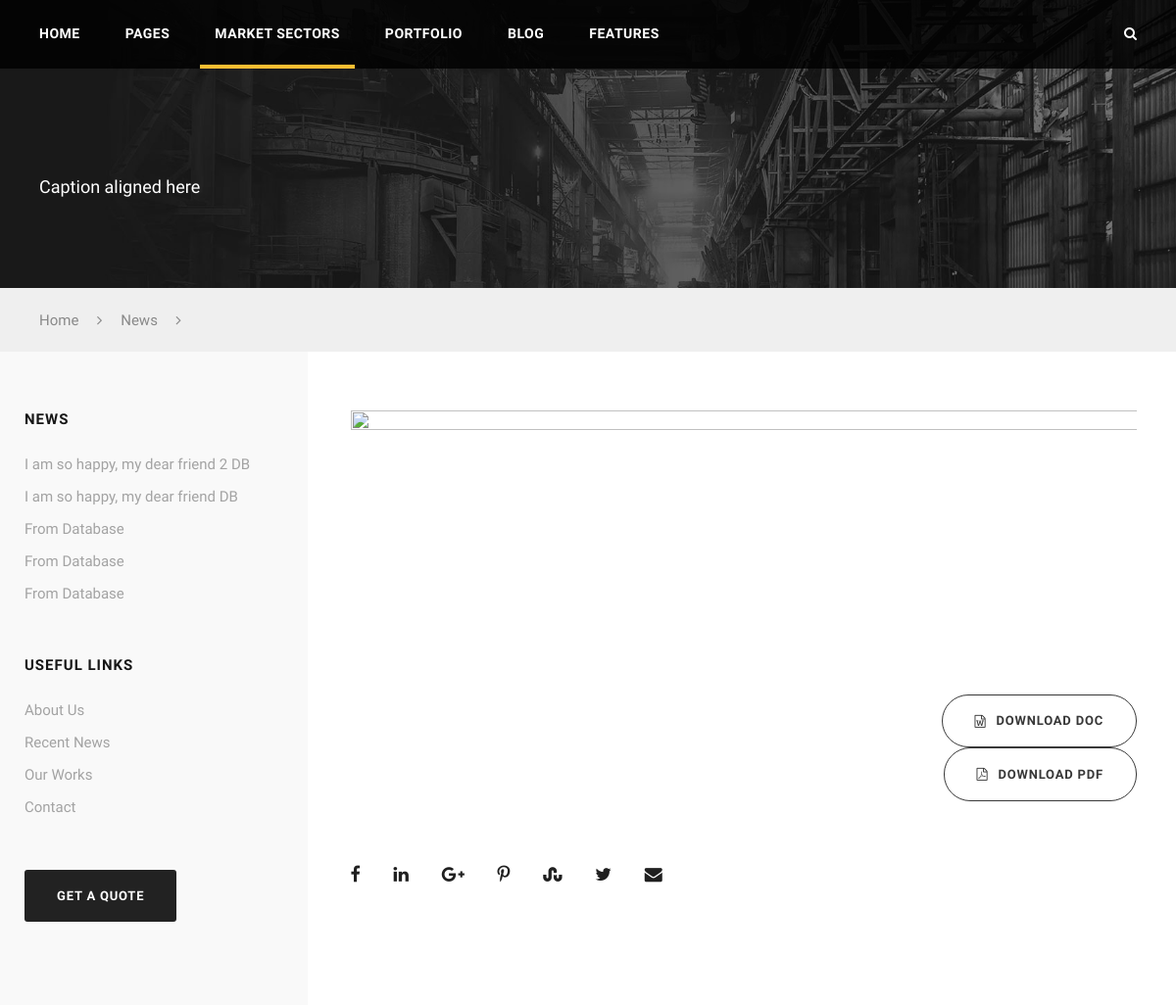
Page /news.php on the committed database.
### tables this page shows
CREATE TABLE `top_f_kotak_kiri_news` (
  `id` int(11) NOT NULL,
  `judul` varchar(500) NOT NULL,
  `isi` varchar(10000) NOT NULL,
  `tempat` varchar(80) NOT NULL,
  `tanggal` date NOT NULL,
  `pengarang` varchar(100) NOT NULL,
  `link` varchar(300) NOT NULL,
  `image_path` varchar(500) NOT NULL
);

### news.php (the view, shortened to what this page needs)
<?php
	include "connection.php";
	$id = $_GET["id"];
	$sql = mysqli_query($connection,"SELECT * FROM top_f_kotak_kiri_news")or die("gagal akses database");
	$Count = mysqli_num_rows($sql);
	$top_f_news = array();
	for($i = 0 ; $i < $Count ; $i++)
	{
		$top_f_news[$i] = new top_f_news();
	}
	if ($Count > 0) {
		$i = 0 ;
		while($row = mysqli_fetch_array($sql)){
			$top_f_news[$i]->id = $row["id"];
			$top_f_news[$i]->isi_berita = $row["isi"];
			$top_f_news[$i]->judul = $row["judul"];
			$top_f_news[$i]->link = $row["link"];
			$top_f_news[$i]->tempat = $row["tempat"];
			$top_f_news[$i]->tanggal =  strftime("%b %d %Y", strtotime($row["tanggal"]));
			$top_f_news[$i]->pengarang = $row["pengarang"];
			$top_f_news[$i]->image_path = $row["image_path"];
			$i++;
		}
	}
	else {
		echo "You have no data for change";
	}
 ?>
<!DOCTYPE html>
<html lang="en-US" class="no-js">
<head>
    <link rel='stylesheet' href='plugins/revslider/public/assets/css/settings.css' type='text/css' media='all'>
    <link rel='stylesheet' href='css/style-core.css' type='text/css' media='all'>
    <link rel='stylesheet' href='css/rftr-style-custom.css' type='text/css' media='all'>
    <link rel='stylesheet' href='plugins/goodlayers-core/plugins/combine/style.css' type='text/css' media='all'>
    <link rel='stylesheet' href='plugins/goodlayers-core/include/css/page-builder.css' type='text/css' media='all'>
</head>
<body data-rsssl="1" class="home page-template-default page page-id-2039 gdlr-core-body woocommerce-no-js realfactory-body realfactory-body-front realfactory-full  realfactory-with-sticky-navigation gdlr-core-link-to-lightbox">
    <div class="realfactory-body-outer-wrapper ">
        <div class="realfactory-body-wrapper clearfix  realfactory-with-transparent-navigation realfactory-with-frame">
            <div class="realfactory-navigation-bar-wrap  realfactory-style-transparent realfactory-sticky-navigation realfactory-sticky-navigation-height realfactory-style-left  realfactory-style-fixed realfactory-without-placeholder">
                <div class="realfactory-navigation-background"></div>
                <div class="realfactory-navigation-container clearfix  realfactory-container">
                    <div class="realfactory-navigation realfactory-item-pdlr clearfix ">
                        <div class="realfactory-main-menu" id="realfactory-main-menu">
                            <ul id="menu-main-navigation-1" class="sf-menu">
                                <li class="menu-item menu-item-home menu-item-has-children realfactory-normal-menu"><a href="index.php" class="sf-with-ul-pre">Home</a>
                                </li>
                                <li class="menu-item menu-item-has-children realfactory-normal-menu"><a href="#" class="sf-with-ul-pre">Pages</a>
                                </li>
                                <li class="menu-item current-menu-item menu-item-has-children realfactory-normal-menu"><a href="market-sectors.html" class="sf-with-ul-pre">Market Sectors</a>
                                </li>
                                <li class="menu-item menu-item-has-children realfactory-mega-menu"><a href="portfolio-3-columns.html" class="sf-with-ul-pre">Portfolio</a>
                                </li>
                                <li class="menu-item menu-item-has-children realfactory-normal-menu"><a href="blog-full-right-sidebar-with-frame.html" class="sf-with-ul-pre">Blog</a>
                                </li>
                                <li class="menu-item menu-item-has-children realfactory-mega-menu"><a href="#" class="sf-with-ul-pre">Features</a>
                                </li>
                            </ul>
                            <div class="realfactory-navigation-slide-bar" id="realfactory-navigation-slide-bar"></div>
                        </div>
                        <div class="realfactory-main-menu-right-wrap clearfix ">
                            <div class="realfactory-main-menu-search" id="realfactory-top-search"><i class="fa fa-search"></i></div>
                        </div>
                    </div>
                </div>
            </div>
            <div class="realfactory-page-title-wrap  realfactory-style-custom realfactory-left-align">
                <div class="realfactory-header-transparent-substitute"></div>
                <div class="realfactory-page-title-container realfactory-container">
                    <div class="realfactory-page-title-content realfactory-item-pdlr">
                        <div class="realfactory-page-caption">Caption aligned here</div>
                    </div>
                </div>
            </div>
            <div class="realfactory-breadcrumbs">
                <div class="realfactory-breadcrumbs-container realfactory-container">
                    <div class="realfactory-breadcrumbs-item realfactory-item-pdlr"> <span property="itemListElement" typeof="ListItem"><a property="item" typeof="WebPage" title="Go to Real Factory." href="https://demo.goodlayers.com/realfactory" class="home"><span property="name">Home</span></a>
                        </span><i class="fa fa-angle-right"></i> <span property="itemListElement" typeof="ListItem"><a property="item" typeof="WebPage" title="Go to Market Sectors." href="../index.htm" class="post post-page"><span property="name">News</span></a>
                        </span><i class="fa fa-angle-right"></i>
                    </div>
                </div>
            </div>
            <div class="realfactory-page-wrapper" id="realfactory-page-wrapper">
                <div class="gdlr-core-page-builder-body">
                    <div class="gdlr-core-pbf-sidebar-wrapper ">
                        <div class="gdlr-core-pbf-sidebar-container gdlr-core-line-height-0 clearfix gdlr-core-js gdlr-core-container">
                            <div class="gdlr-core-pbf-sidebar-content  gdlr-core-column-45 gdlr-core-pbf-sidebar-padding gdlr-core-line-height gdlr-core-column-extend-right" style="padding: 60px 0px 30px 30px;">
                                <div class="gdlr-core-pbf-sidebar-content-inner">
                                    <div class="gdlr-core-pbf-element">
                                        <div class="gdlr-core-image-item gdlr-core-item-pdlr gdlr-core-item-pdb  gdlr-core-center-align" style="padding-bottom: 40px;">
                                            <div class="gdlr-core-image-item-wrap gdlr-core-media-image  gdlr-core-image-item-style-rectangle" style="border-width: 0px;">
                                                <a class="gdlr-core-ilightbox gdlr-core-js " href="upload/traffic-car-vehicle-black.jpg"><img src="<?php echo $top_f_news[$id - 1]->image_path; ?>" alt="" width="900" height="280"></a>
                                            </div>
                                        </div>
                                    </div>
                                    <div class="gdlr-core-pbf-column gdlr-core-column-30 gdlr-core-column-first">
                                        <div class="gdlr-core-pbf-column-content-margin gdlr-core-js " style="padding: 10px 0px 0px 0px;">
                                            <div class="gdlr-core-pbf-column-content clearfix gdlr-core-js ">
                                                <div class="gdlr-core-pbf-element">
                                                    <div class="gdlr-core-title-item gdlr-core-item-pdb clearfix  gdlr-core-left-align gdlr-core-title-item-caption-top gdlr-core-item-pdlr">
                                                        <div class="gdlr-core-title-item-title-wrap ">
                                                            </div>
                                                    </div>
                                                </div>
                                            </div>
                                        </div>
                                    </div>
                                    <div class="gdlr-core-pbf-column gdlr-core-column-30">
                                        <div class="gdlr-core-pbf-column-content-margin gdlr-core-js ">
                                            <div class="gdlr-core-pbf-column-content clearfix gdlr-core-js ">
                                                <div class="gdlr-core-pbf-element">
                                                    <div class="gdlr-core-button-item gdlr-core-item-pdlr gdlr-core-item-pdb gdlr-core-right-align"><a class="gdlr-core-button  gdlr-core-button-transparent gdlr-core-button-with-border" href="#" id="gdlr-core-button-id-72391"><i class="gdlr-core-pos-left fa fa-file-word-o"></i><span class="gdlr-core-content">Download Doc</span></a><a class="gdlr-core-button  gdlr-core-button-transparent gdlr-core-button-with-border" href="#" id="gdlr-core-button-id-13183"><i class="gdlr-core-pos-left fa fa-file-pdf-o"></i><span class="gdlr-core-content">Download PDF</span></a></div>
                                                </div>
                                            </div>
                                        </div>
                                    </div>
                                    <div class="gdlr-core-pbf-column gdlr-core-column-60 gdlr-core-column-first">
                                        <div class="gdlr-core-pbf-column-content-margin gdlr-core-js ">
                                            <div class="gdlr-core-pbf-column-content clearfix gdlr-core-js ">
                                                <div class="gdlr-core-pbf-element">
                                                    <div class="gdlr-core-text-box-item gdlr-core-item-pdlr gdlr-core-item-pdb gdlr-core-left-align">
                                                    </div>
                                                </div>
                                            </div>
                                        </div>
                                    </div>
                                    <div class="gdlr-core-pbf-column gdlr-core-column-60 gdlr-core-column-first">
                                        <div class="gdlr-core-pbf-column-content-margin gdlr-core-js ">
                                            <div class="gdlr-core-pbf-column-content clearfix gdlr-core-js ">
                                                <div class="gdlr-core-pbf-element">
                                                    <div class="gdlr-core-social-share-item gdlr-core-item-pdb  gdlr-core-left-align gdlr-core-social-share-left-text gdlr-core-item-pdlr">
                                                        <span class="gdlr-core-social-share-wrap">
                                                            <a class="gdlr-core-social-share-facebook" href="#" target="_blank" style="font-size: 18px;"><i class="fa fa-facebook"></i></a>
                                                            <a class="gdlr-core-social-share-linkedin" href="#" target="_blank" style="font-size: 18px;"><i class="fa fa-linkedin"></i></a>
                                                            <a class="gdlr-core-social-share-google-plus" href="#" target="_blank" style="font-size: 18px;"><i class="fa fa-google-plus"></i></a>
                                                            <a class="gdlr-core-social-share-pinterest" href="#" target="_blank" style="font-size: 18px;"><i class="fa fa-pinterest-p"></i></a>
                                                            <a class="gdlr-core-social-share-stumbleupon" href="#" target="_blank" style="font-size: 18px;"><i class="fa fa-stumbleupon"></i></a>
                                                            <a class="gdlr-core-social-share-twitter" href="#" target="_blank" style="font-size: 18px;"><i class="fa fa-twitter"></i></a>
                                                            <a class="gdlr-core-social-share-email" href="#" style="font-size: 18px;"><i class="fa fa-envelope"></i></a>
                                                        </span>
                                                    </div>
                                                </div>
                                            </div>
                                        </div>
                                    </div>
                                </div>
                            </div>
                            <div class="gdlr-core-pbf-sidebar-left gdlr-core-column-extend-left  realfactory-sidebar-area gdlr-core-column-15 gdlr-core-pbf-sidebar-padding  gdlr-core-line-height" style="padding: 60px 30px 30px 0px;">
                                <div class="gdlr-core-pbf-background-wrap" style="background-color: #f9f9f9 ;"></div>
                                <div class="gdlr-core-sidebar-item">
                                    <div id="nav_menu-2" class="widget widget_nav_menu realfactory-widget">
                                        <h3 class="realfactory-widget-title">News</h3>
                                        <div class="menu-market-sectors-container">
                                            <ul id="menu-market-sectors" class="menu">
												<?php
													for($i = 0 ; $i < $Count ; $i++)
													{
														echo '<li class="menu-item"><a href="'.$top_f_news[$i]->link."?id=".$top_f_news[$i]->id.'">'.$top_f_news[$i]->judul.'</a></li>';
													}
												?>
                                            </ul>
                                        </div>
                                    </div>
                                    <div id="nav_menu-3" class="widget widget_nav_menu realfactory-widget">
                                        <h3 class="realfactory-widget-title">Useful Links</h3>
                                        <div class="menu-useful-links-container">
                                            <ul id="menu-useful-links" class="menu">
                                                <li class="menu-item"><a href="about-us.html">About Us</a></li>
                                                <li class="menu-item"><a href="blog-3-columns-with-frame.html">Recent News</a></li>
                                                <li class="menu-item"><a href="portfolio-3-columns.html">Our Works</a></li>
                                                <li class="menu-item"><a href="contact.html">Contact</a></li>
                                            </ul>
                                        </div>
                                    </div>
                                    <div id="text-6" class="widget widget_text realfactory-widget">
                                        <div class="textwidget"><a class="gdlr-core-button  gdlr-core-button-solid gdlr-core-button-no-border" href="contact.html" target="_parent" style="margin-right: 20px;border-radius: 3px;-moz-border-radius: 3px;-webkit-border-radius: 3px;background: #222 ;"><span class="gdlr-core-content">Get A Quote</span></a></div>
                                    </div>
                                </div>
                            </div>
                        </div>
                    </div>
                </div>
            </div>
        </div>
    </div>
</body>
</html>

### rows in the picture
top_f_kotak_kiri_news: judul "I am so happy, my dear friend 2 DB"
top_f_kotak_kiri_news: judul "I am so happy, my dear friend DB"
top_f_kotak_kiri_news: judul "From Database"
top_f_kotak_kiri_news: judul "From Database"
top_f_kotak_kiri_news: judul "From Database"
